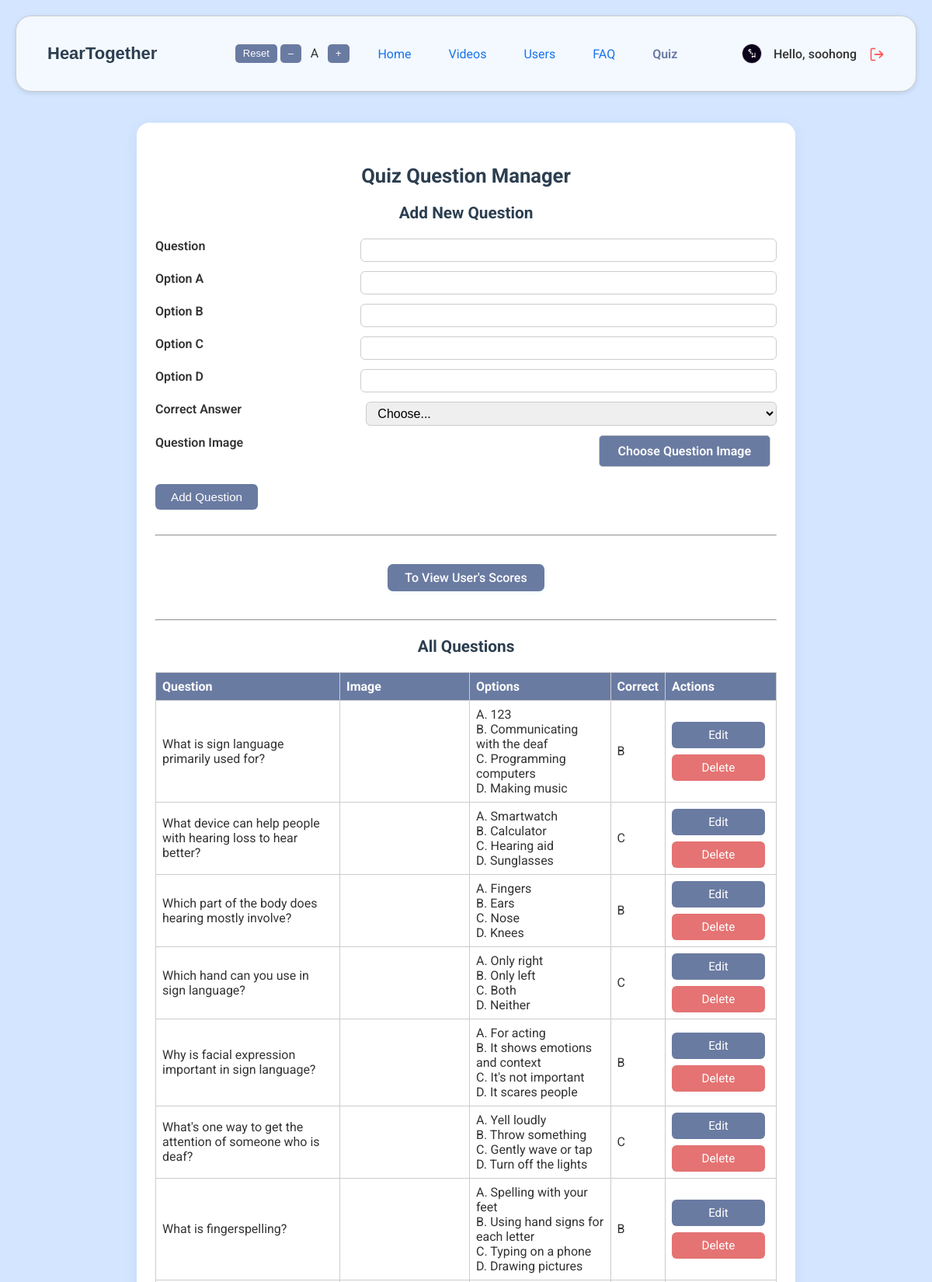
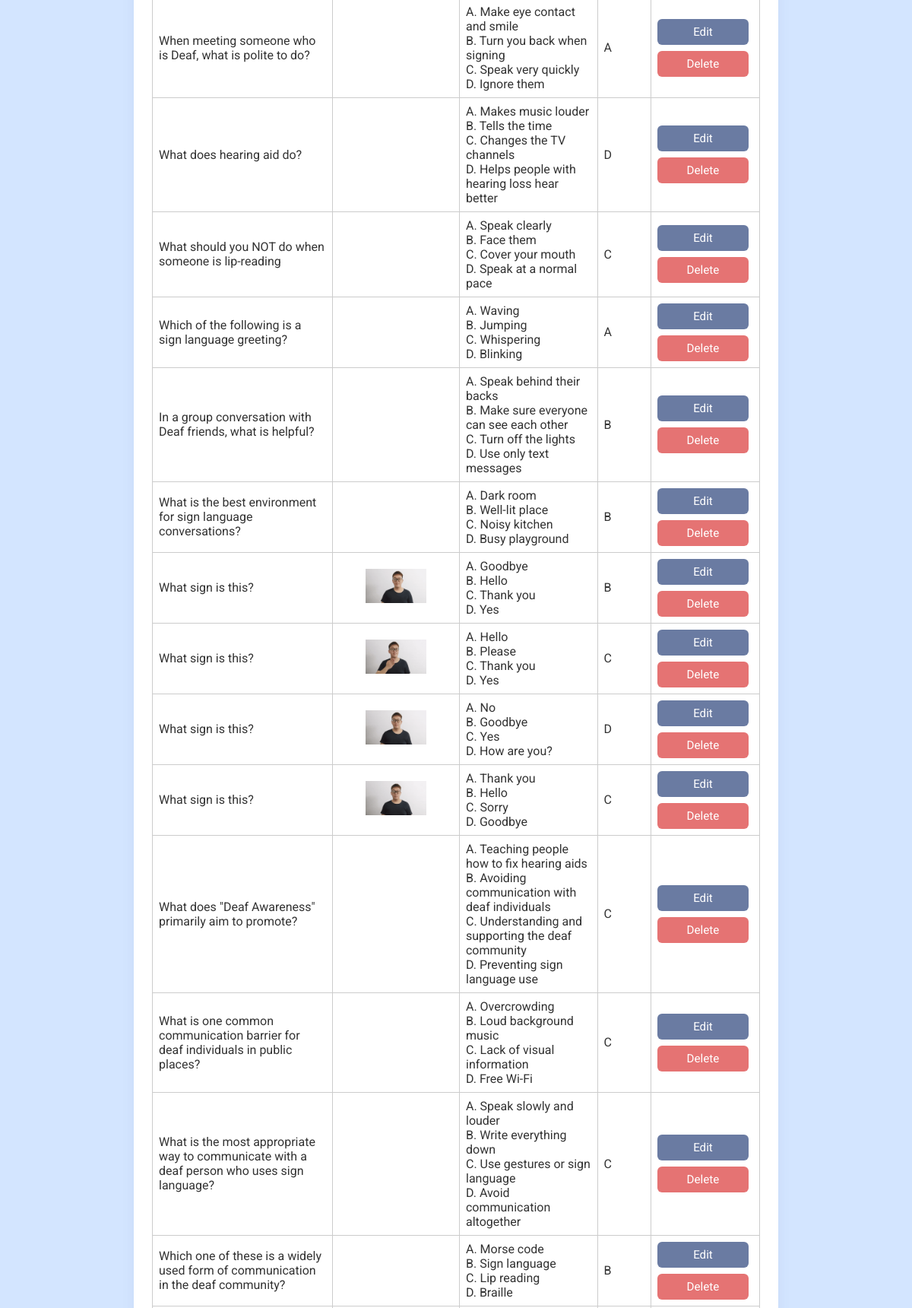
The app's page /admin_quiz.php (signed in, upper part) with its own data (2 pictures, top to bottom).
### tables this page shows
CREATE TABLE `users` (
  `user_id` int(11) NOT NULL,
  `username` varchar(128) NOT NULL,
  `password` varchar(255) NOT NULL,
  `email` varchar(255) NOT NULL,
  `profile_img` varchar(255) NOT NULL,
  `roles` varchar(10) NOT NULL,
  `is_approved` tinyint(1) NOT NULL DEFAULT 0,
  `created_at` datetime NOT NULL DEFAULT current_timestamp()
);

CREATE TABLE `quiz_questions` (
  `question_id` int(11) NOT NULL,
  `question_text` varchar(255) NOT NULL,
  `image` varchar(255) DEFAULT NULL,
  `option_a` varchar(100) NOT NULL,
  `option_b` varchar(100) NOT NULL,
  `option_c` varchar(100) NOT NULL,
  `option_d` varchar(100) NOT NULL,
  `correct_option` char(1) NOT NULL
);

### admin_quiz.php (the view, shortened to what this page needs)
<?php
require 'database.php';
$qres = $conn->query("SELECT * FROM quiz_questions ORDER BY question_id ASC");
$questions = [];
while ($row = $qres->fetch_assoc()) {
    $questions[] = $row;
}
?>
<!DOCTYPE html>
<html lang="en">
<head>
</head>
<body>
<?php include 'nav.php'; ?>
<main>
    <div class="container">
        <h2>Quiz Question Manager</h2>
        <form method="POST" enctype="multipart/form-data" autocomplete="off">
            <h3>Add New Question</h3>
            <div class="form-row">
                <label for="question_text">Question</label>
                <input type="text" id="question_text" name="question_text" maxlength="255" required>
            </div>
            <div class="form-row">
                <label for="option_a">Option A</label>
                <input type="text" id="option_a" name="option_a" maxlength="100" required>
            </div>
            <div class="form-row">
                <label for="option_b">Option B</label>
                <input type="text" id="option_b" name="option_b" maxlength="100" required>
            </div>
            <div class="form-row">
                <label for="option_c">Option C</label>
                <input type="text" id="option_c" name="option_c" maxlength="100" required>
            </div>
            <div class="form-row">
                <label for="option_d">Option D</label>
                <input type="text" id="option_d" name="option_d" maxlength="100" required>
            </div>
            <div class="form-row">
                <label for="correct_option">Correct Answer</label>
                <select id="correct_option" name="correct_option" required>
                    <option value="">Choose...</option>
                </select>
            </div>
            <div class="form-row">
                <label for="add_question_image">Question Image</label>
                <div style="display: flex; align-items: center; gap: 8px;">
                    <label class="file-label" for="add_question_image">Choose Question Image</label>
                </div>
            </div>
            <div class="form-row center">
                <button type="submit" name="add_question" class="action-btn">Add Question</button>
            </div>
        </form>
        <hr>
        <div class="center">
            <a href="admin_quiz_scores.php" class="back-link">To View User's Scores</a>
        </div>
        <hr>
        <h3>All Questions</h3>
        <table class="quiz-table">
            <thead>
                <tr>
                    <th>Question</th>
                    <th style="width: 150px;">Image</th>
                    <th>Options</th>
                    <th>Correct</th>
                    <th>Actions</th>
                </tr>
            </thead>
            <tbody>
            <?php foreach ($questions as $q): ?>
                <?php if (isset($_GET['edit']) && $_GET['edit'] == $q['question_id']): ?>
                <tr>
                    <form method="POST" enctype="multipart/form-data">
                        <input type="hidden" name="edit_question" value="<?= $q['question_id'] ?>">
                        <td>
                            <input type="text" name="edit_question_text" value="<?= htmlspecialchars($q['question_text']) ?>" required maxlength="255">
                        </td>
                        <td style="text-align:center; width: 150px;">
                            <?php if (!empty($q['image'])): ?>
                                <img src="<?= htmlspecialchars($q['image']) ?>" alt="Current Image" style="max-width:80px; max-height:60px; object-fit:contain; margin-bottom:5px;"><br>
                            <?php else: ?>
                                <img src="images/quiz_default.svg" alt="Default Image" style="max-width:80px; max-height:60px; object-fit:contain; margin-bottom:5px;"><br>
                            <?php endif; ?>
                            <label class="file-label" for="edit_question_image_<?= $q['question_id'] ?>">Change Image</label>
                                <input type="file" id="edit_question_image_<?= $q['question_id'] ?>" name="question_image" accept=".gif,.png,.jpg,.jpeg,image/gif,image/png,image/jpeg">
                                <span class="edit-image-label" style="font-size:0.95em;color:#888;margin-left:10px;"></span>
                            <br>
                                <small>Leave blank to keep existing image</small>
                        </td>
                        <td>
                            <input type="text" name="edit_option_a" value="<?= htmlspecialchars($q['option_a']) ?>" required maxlength="100" style="width:60px;"> A<br>
                            <input type="text" name="edit_option_b" value="<?= htmlspecialchars($q['option_b']) ?>" required maxlength="100" style="width:60px;"> B<br>
                            <input type="text" name="edit_option_c" value="<?= htmlspecialchars($q['option_c']) ?>" required maxlength="100" style="width:60px;"> C<br>
                            <input type="text" name="edit_option_d" value="<?= htmlspecialchars($q['option_d']) ?>" required maxlength="100" style="width:60px;"> D
                        </td>
                        <td>
                            <select name="edit_correct_option" required>
                                <option value="A" <?= $q['correct_option']=='A'?'selected':'' ?>>A</option>
                                <option value="B" <?= $q['correct_option']=='B'?'selected':'' ?>>B</option>
                                <option value="C" <?= $q['correct_option']=='C'?'selected':'' ?>>C</option>
                                <option value="D" <?= $q['correct_option']=='D'?'selected':'' ?>>D</option>
                            </select>
                        </td>
                        <td>
                            <div class="action-buttons">
                                <button type="submit" name="edit_question" value="<?= $q['question_id'] ?>" class="save-btn">Save</button>
                                <a href="admin_quiz.php" class="action-btn">Cancel</a>
                            </div>
                        </td>
                    </form>
                </tr>
                <?php else: ?>
                    <tr>
                        <td>
                            <?= htmlspecialchars($q['question_text']) ?>
                        </td>
                        <td style="text-align:center; width: 150px;">
                            <?php if (!empty($q['image'])): ?>
                                <img src="<?= htmlspecialchars($q['image']) ?>" alt="Question Image" style="max-width:80px; max-height:60px; object-fit:contain;">
                            <?php else: ?>
                                <img src="images/quiz_default.svg" alt="Default Image" class="quiz_image">
                            <?php endif; ?>
                        </td>
                        <td>
                            A. <?= htmlspecialchars($q['option_a']) ?><br>
                            B. <?= htmlspecialchars($q['option_b']) ?><br>
                            C. <?= htmlspecialchars($q['option_c']) ?><br>
                            D. <?= htmlspecialchars($q['option_d']) ?>
                        </td>
                        <td><?= $q['correct_option'] ?></td>
                        <td>
                            <div class="action-buttons">
                                <a href="admin_quiz.php?edit=<?= $q['question_id'] ?>" class="edit-btn">Edit</a>
                                <a href="admin_quiz.php?delete=<?= $q['question_id'] ?>" class="delete-btn" onclick="return confirm('Delete this question?');">Delete</a>
                            </div>
                        </td>
                    </tr>
                <?php endif; ?>
            <?php endforeach; ?>
            </tbody>
        </table>
        <br>
    </div>
</main>
</body>
</html>

### nav.php (shortened to what this page needs)
<?php
require_once 'database.php';
$currentPage = basename($_SERVER['PHP_SELF']);
$nav_profile_img = 'profile/profile.png';
if (isset($_SESSION['username'])) {
    $username = $_SESSION['username'];
    $stmt = $conn->prepare("SELECT profile_img FROM users WHERE username = ?");
    $stmt->bind_param("s", $username);
    $stmt->execute();
    $result = $stmt->get_result();
    if ($result && $row = $result->fetch_assoc()) {
        $nav_profile_img = !empty($row['profile_img']) ? $row['profile_img'] : 'profile/profile.png';
    }
}
?>
<!DOCTYPE html>
<html lang="en">
<head>
</head>
<body>
<header>
    <div class="header-title">
        <a href="homepage.php">HearTogether</a>
    </div>
    <div class="font-size-toggle" id="fontSizeToggle">
        <button type="button" id="fontSizeReset" title="Reset font size">Reset</button>
        <button type="button" id="fontSizeSmall" title="Decrease font size">–</button>
        <span id="fontSizeLabel" style="margin: 0 4px; font-size: 15px;">A</span>
        <button type="button" id="fontSizeLarge" title="Increase font size">+</button>
    </div>
    <nav>
        <ul class="nav-links" id="navLinks">
            <li>
                <a class='nav-anc <?php echo $currentPage == "homepage.php" ? "active" : ""; ?>'
                href="homepage.php">Home</a>
            </li>
            <li>
                <a class='nav-anc <?php echo $currentPage == "videos.php" || $currentPage == "admin_videos.php" ? "active" : ""; ?>'
                href="<?php echo (isset($_SESSION['roles']) && $_SESSION['roles'] === 'admin') ? 'admin_videos.php' : 'videos.php'; ?>">Videos</a>
            </li>
            <?php if (isset($_SESSION['roles']) && $_SESSION['roles'] === 'admin') : ?>
                <li>
                    <a class='nav-anc <?php echo $currentPage == "admin_users.php" ? "active" : ""; ?>' href="admin_users.php">Users</a>
                </li>
            <?php endif; ?>
            <li>
                <a class='nav-anc <?php echo ($currentPage == "faq.php" || $currentPage == "admin_faq.php") ? "active" : ""; ?>'
                href="<?php echo (isset($_SESSION['roles']) && $_SESSION['roles'] === 'admin') ? 'admin_faq.php' : 'faq.php'; ?>">
                FAQ
                </a>
            </li>
            <li>
                <a class='nav-anc <?php echo ($currentPage == "quiz_home.php" || $currentPage == "admin_quiz.php") ? "active" : ""; ?>'
                href="<?php echo (isset($_SESSION['roles']) && $_SESSION['roles'] === 'admin') ? 'admin_quiz.php' : 'quiz_home.php'; ?>">
                Quiz
                </a>
            </li>
        </ul>
    </nav>
    <div class="greeting greeting-desktop">
        <?php if (isset($_SESSION['username'])) : ?>
           <img src="<?php echo htmlspecialchars($nav_profile_img); ?>" alt="Profile Picture" class="profile">
            <a href="profile.php">
                <span>Hello, <?php echo htmlspecialchars($_SESSION['username']); ?></span>
            </a>
            <form action="logout.php" method="post" style="display:inline;">
                <button type="submit" class="logout-btn" title="Logout">
                    <img src="icons/logout.png" alt="Logout Icon">
                </button>
            </form>
        <?php endif; ?>
    </div>
</header>
</body>
</html>

### admin_quiz.php (style rules this page uses)
:root { --primary-colour: #6A7BA2; --primary-hover: #5C728A; --background-colour: rgb(211, 229, 255); --container-background: #ffffff; --text: #333333; --heading-colour: #2C3E50; --border-colour: #cccccc; --button-background: var(--primary-colour); --button-hover: var(--primary-hover); --danger: #ff5e57; --success: #1d8a47; }
body { background: var(--background-colour); font-family: 'Roboto', sans-serif; margin: 0; color: var(--text); }
.container { background: var(--container-background); max-width: 800px; margin: 40px auto 20px; padding: 32px 24px; border-radius: 16px; box-shadow: 0 4px 16px rgba(106, 123, 162, 0.1); }
h2, h3 { color: var(--heading-colour); text-align: center; }
form { margin-bottom: 32px; }
.quiz-table, .user-table { width: 100%; border-collapse: collapse; margin: 18px 0; font-size: 1rem; }
.quiz-table th, .quiz-table td, .user-table th, .user-table td { border: 1px solid var(--border-colour); padding: 8px; text-align: left; }
.quiz-table th, .user-table th { background: var(--primary-colour); color: #fff; }
.action-btn, .edit-btn, .delete-btn, .save-btn { background: var(--button-background); color: #fff; border: none; padding: 8px 20px; border-radius: 6px; margin-right: 6px; font-size: 0.95rem; cursor: pointer; transition: background 0.2s; text-decoration: none; }
.action-buttons { display: flex; flex-direction: column; gap: 8px; align-items: flex-start; }
.action-buttons button, .action-buttons a { width: 80px; text-align: center; }
.back-link { display: inline-block; margin-top: 28px; margin-bottom: 28px; padding: 8px 22px; background: var(--button-background); color: #fff; border-radius: 7px; text-decoration: none; font-weight: 500; font-size: 1rem; transition: background 0.2s; box-shadow: 0 2px 6px rgba(60,200,255,0.08); }
.delete-btn { background: var(--danger); }
.form-row { display: flex; gap: 12px; margin-bottom: 12px; flex-wrap: wrap; }
.form-row label { flex: 1 1 120px; min-width: 120px; font-weight: 600; }
.form-row input[type="text"], .form-row select { flex: 2 1 250px; padding: 5px 10px; border: 1px solid var(--border-colour); border-radius: 6px; font-size: 1rem; }
.center { text-align: center; }
label.file-label { display: inline-block; background: var(--button-background); color: var(--button-text, #fff); padding: 10px 24px; border-radius: 5px; border: 1px solid var(--border-colour); cursor: pointer; font-weight: 600; transition: background 0.2s, border 0.2s; margin-bottom: 10px; font-size: 1rem; box-sizing: border-box; }

### records on screen
users: profile_img (picture)
quiz_questions: question_text "What is sign language primarily used for?", option_a "123", option_b "Communicating with the deaf", option_c "Programming computers", option_d "Making music", correct_option "B"
quiz_questions: question_text "What device can help people with hearing loss to hear better?", option_a "Smartwatch", option_b "Calculator", option_c "Hearing aid", option_d "Sunglasses", correct_option "C"
quiz_questions: question_text "Which part of the body does hearing mostly involve?", option_a "Fingers", option_b "Ears", option_c "Nose", option_d "Knees", correct_option "B"
quiz_questions: question_text "Which hand can you use in sign language?", option_a "Only right", option_b "Only left", option_c "Both", option_d "Neither", correct_option "C"
quiz_questions: question_text "Why is facial expression important in sign language?", option_a "For acting", option_b "It shows emotions and context", option_c "It's not important", option_d "It scares people", correct_option "B"
quiz_questions: question_text "What's one way to get the attention of someone who is deaf?", option_a "Yell loudly", option_b "Throw something", option_c "Gently wave or tap", option_d "Turn off the lights", correct_option "C"
quiz_questions: question_text "What is fingerspelling?", option_a "Spelling with your feet", option_b "Using hand signs for each letter", option_c "Typing on a phone", option_d "Drawing pictures", correct_option "B"
quiz_questions: question_text "When meeting someone who is Deaf, what is polite to do?", option_a "Make eye contact and smile", option_b "Turn you back when signing", option_c "Speak very quickly", option_d "Ignore them", correct_option "A"
quiz_questions: question_text "What does hearing aid do?", option_a "Makes music louder", option_b "Tells the time", option_c "Changes the TV channels", option_d "Helps people with hearing loss hear better", correct_option "D"
quiz_questions: question_text "What should you NOT do when someone is lip-reading", option_a "Speak clearly", option_b "Face them", option_c "Cover your mouth", option_d "Speak at a normal pace", correct_option "C"
quiz_questions: question_text "Which of the following is a sign language greeting?", option_a "Waving", option_b "Jumping", option_c "Whispering", option_d "Blinking", correct_option "A"
quiz_questions: question_text "In a group conversation with Deaf friends, what is helpful?", option_a "Speak behind their backs", option_b "Make sure everyone can see each other", option_c "Turn off the lights", option_d "Use only text messages", correct_option "B"
quiz_questions: question_text "What is the best environment for sign language conversations?", option_a "Dark room", option_b "Well-lit place", option_c "Noisy kitchen", option_d "Busy playground", correct_option "B"
quiz_questions: question_text "What sign is this?", image (picture), option_a "Goodbye", option_b "Hello", option_c "Thank you", option_d "Yes", correct_option "B"
quiz_questions: question_text "What sign is this?", image (picture), option_a "Hello", option_b "Please", option_c "Thank you", option_d "Yes", correct_option "C"
quiz_questions: question_text "What sign is this?", image (picture), option_a "No", option_b "Goodbye", option_c "Yes", option_d "How are you?", correct_option "D"
quiz_questions: question_text "What sign is this?", image (picture), option_a "Thank you", option_b "Hello", option_c "Sorry", option_d "Goodbye", correct_option "C"
quiz_questions: question_text "What does \"Deaf Awareness\" primarily aim to promote?", option_a "Teaching people how to fix hearing aids", option_b "Avoiding communication with deaf individuals", option_c "Understanding and supporting the deaf community", option_d "Preventing sign language use", correct_option "C"
quiz_questions: question_text "What is one common communication barrier for deaf individuals in public places?", option_a "Overcrowding", option_b "Loud background music", option_c "Lack of visual information", option_d "Free Wi-Fi", correct_option "C"
quiz_questions: question_text "What is the most appropriate way to communicate with a deaf person who uses sign language?", option_a "Speak slowly and louder", option_b "Write everything down", option_c "Use gestures or sign language", option_d "Avoid communication altogether", correct_option "C"
quiz_questions: question_text "Which one of these is a widely used form of communication in the deaf community?", option_a "Morse code", option_b "Sign language", option_c "Lip reading", option_d "Braille", correct_option "B"

### other values on screen
$_SESSION['username'] "soohong"
